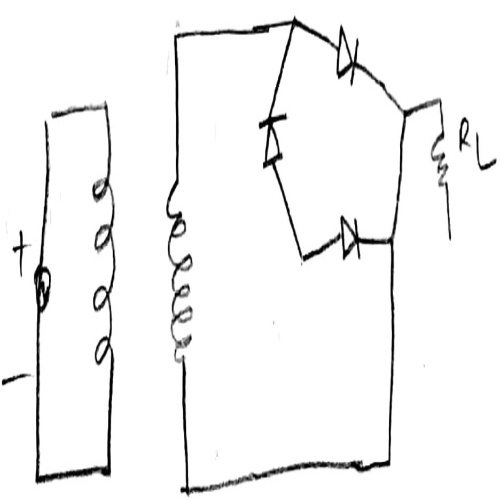
#> input picture src/ModelsAndAlgorithms-Implementation/FigureTestingSet-1/010.jpg, 500 x 500 px
$ jupyter execute EuclideanDistance.ipynb
#> lines starting #> are read from the running program, lines starting #| are printed output that depends on the picture; after the words box and inside, x2 and y2 are one past the last pixel; in counts of white or black regions, pixels touching at a corner belong together; long printed decimals are rounded
[cell 1]
import cv2
import numpy as np

[cell 2]
# Read in the student answer and correct graph images
student_img = cv2.imread('010.jpg')
#> student_img is the input picture: shape (500, 500, 3); min 0, max 255, mean 244.2
correct_img = cv2.imread('ans.jpg')
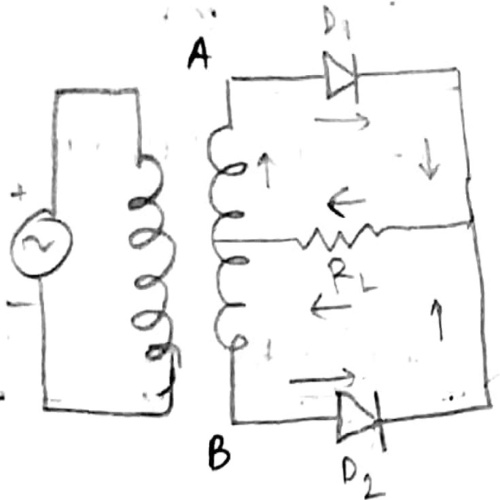
#> input picture src/ModelsAndAlgorithms-Implementation/FigureTestingSet-1/ans.jpg, 500 x 500 px
#> correct_img is the input picture: shape (500, 500, 3); min 0, max 255, mean 244.6

[cell 3]
# Resize the images to the same dimensions
student_img = cv2.resize(student_img, (500, 500))
correct_img = cv2.resize(correct_img, (500, 500))

[cell 4]
# Convert the images to grayscale
student_gray = cv2.cvtColor(student_img, cv2.COLOR_BGR2GRAY)
correct_gray = cv2.cvtColor(correct_img, cv2.COLOR_BGR2GRAY)

[cell 5]
# Apply Canny edge detection to extract edges
student_edges = cv2.Canny(student_gray, 100, 200)
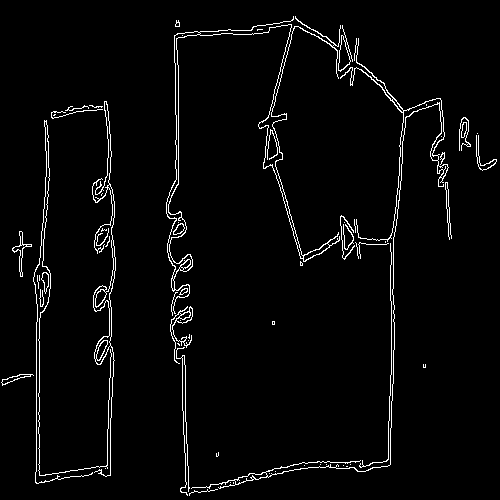
#> student_edges: shape (500, 500); 3.1% white in thin lines or dots
correct_edges = cv2.Canny(correct_gray, 100, 200)
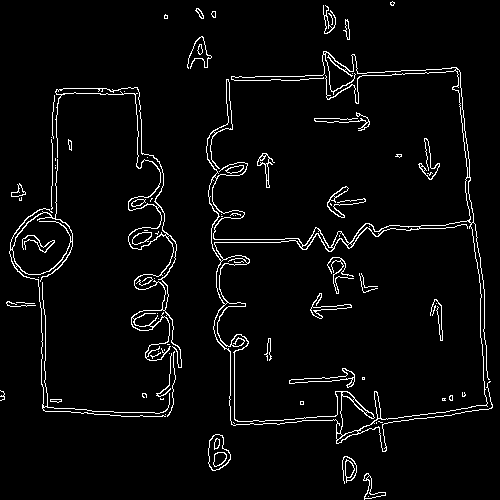
#> correct_edges: shape (500, 500); 4% white in thin lines or dots

[cell 6]
# Find contours in the images
student_contours, _ = cv2.findContours(student_edges, cv2.RETR_TREE, cv2.CHAIN_APPROX_SIMPLE)
#> student_contours = 96 contours, 60 with area under 20; largest, box (x1, y1, x2, y2) and area: (166, 16, 341, 314) 1450, (166, 31, 201, 280) 1027, (92, 101, 116, 477) 823, (93, 239, 116, 365) 497, (191, 38, 449, 489) 455
correct_contours, _ = cv2.findContours(correct_edges, cv2.RETR_TREE, cv2.CHAIN_APPROX_SIMPLE)
#> correct_contours = 153 contours, 83 with area under 20; largest, box (x1, y1, x2, y2) and area: (206, 51, 493, 452) 49709, (214, 220, 488, 436) 45451, (9, 159, 170, 417) 2756, (55, 87, 182, 368) 2631, (12, 212, 73, 275) 2557

[cell 7]
# Calculate the Hu moments for each contour
student_hu_moments = cv2.HuMoments(cv2.moments(student_contours[0])).flatten()
#> student_hu_moments = [8.14, 64.45, 0.232, 0.0242, 0.00064, 0.0662, 0.0017]
correct_hu_moments = cv2.HuMoments(cv2.moments(correct_contours[0])).flatten()
#> correct_hu_moments = [0.601, 0.108, 0.151, 0.0141, 0.000192, 0.00188, -0.000624]

[cell 8]
# Calculate the Euclidean distance between the Hu moments
euclidean_dist = np.sqrt(np.sum((student_hu_moments - correct_hu_moments) ** 2))
#> euclidean_dist = 64.78

[cell 9]
# Calculate the correlation coefficient between the two images
corr_coef = cv2.matchTemplate(student_gray, correct_gray, cv2.TM_CCOEFF_NORMED)[0][0]
#> corr_coef = -0.0138

# Calculate the mean squared error between the two images
mse = np.mean((student_gray - correct_gray) ** 2)
#> mse = 19.51

[cell 10]
# Calculate a similarity score based on the comparison metrics
similarity_score = ((1-euclidean_dist) * corr_coef * (1 / mse))*100
#> similarity_score = 4.5

print(similarity_score)
#| 4.502
